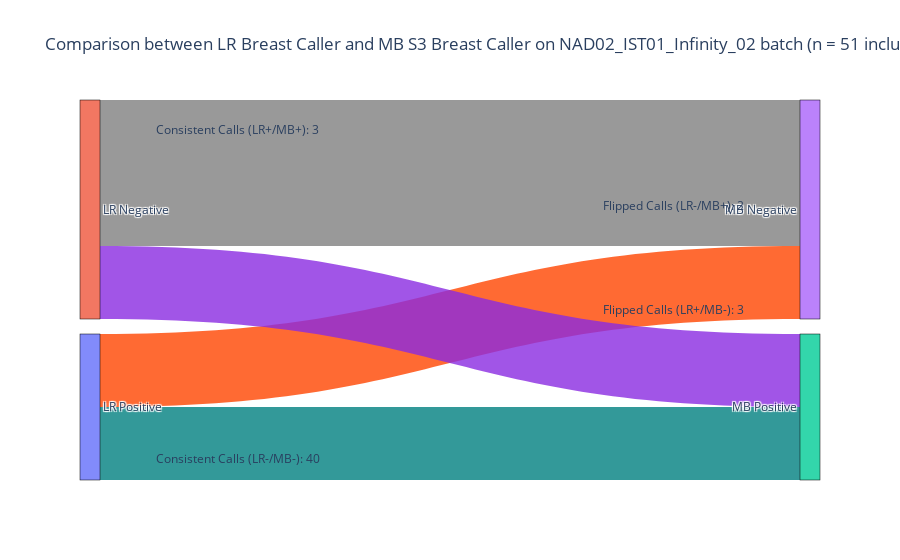

The cell this chart's notebook holds for it:
### Markdown cell above
## alluvial plot

### Code cell
import plotly.graph_objects as go

#drop the duplications
df_NAD_MRD_plot = df_NAD_MRD_update.drop_duplicates(subset=["GHSampleID"])

#drop the failed samples based on column "ctDNA_detected"
df_NAD_MRD_plot = df_NAD_MRD_plot.dropna(subset=['ctDNA_detected'])
print(df_NAD_MRD_plot.shape)
print(df_NAD_MRD_plot.shape)

#rename the columns to indicate the caller name
df_NAD_MRD_plot = df_NAD_MRD_plot.rename(columns={"ctDNA_detected": "LR_Lung_call", "MB_Lung_call": "MB_Lung_call"})

# Prepare the data for the alluvial plot
df_methods = df_NAD_MRD_plot[["LR_Lung_call", "MB_Lung_call"]]
df_methods['LR_Lung_call'] = df_methods['LR_Lung_call'].apply(lambda x: 'Positive' if x == 'Detected' else 'Negative')
df_methods['MB_Lung_call'] = df_methods['MB_Lung_call'].apply(lambda x: 'Positive' if x == 'Detected' else 'Negative')

# Calculate the counts
lr_positive_mb_negative = len(df_methods[(df_methods['LR_Lung_call'] == 'Positive') & (df_methods['MB_Lung_call'] == 'Negative')])
lr_negative_mb_positive = len(df_methods[(df_methods['LR_Lung_call'] == 'Negative') & (df_methods['MB_Lung_call'] == 'Positive')])
both_positive = len(df_methods[(df_methods['LR_Lung_call'] == 'Positive') & (df_methods['MB_Lung_call'] == 'Positive')])
both_negative = len(df_methods[(df_methods['LR_Lung_call'] == 'Negative') & (df_methods['MB_Lung_call'] == 'Negative')])

# Define a minimum visual threshold for the line width 
min_visual_threshold = 20  # Adjust this value as needed for visibility

# Adjusted values for visual representation
visual_values = [
    max(both_positive, min_visual_threshold),
    max(lr_positive_mb_negative, min_visual_threshold),
    max(lr_negative_mb_positive, min_visual_threshold),
    max(both_negative, min_visual_threshold)
]

# Define Sankey diagram structure with adjusted visual values
fig = go.Figure(data=[go.Sankey(
    node=dict(
        pad=15,
        thickness=20,
        line=dict(color="black", width=0.5),
        label=["LR Positive", "LR Negative", "MB Positive", "MB Negative"],
    ),
    link=dict(
        source=[0, 0, 1, 1],  # Indices correspond to 'label' above
        target=[2, 3, 2, 3],
        value=visual_values,  # Use adjusted visual values
        color=['rgba(0, 128, 128, 0.8)', 'rgba(255, 69, 0, 0.8)', 'rgba(138, 43, 226, 0.8)', 'rgba(128, 128, 128, 0.8)']
    ))])

# Update annotations with actual counts
annotations = [
    go.layout.Annotation(x=0.1, y=0.95, xref='paper', yref='paper', showarrow=False, 
                         text=f'Consistent Calls (LR+/MB+): {both_positive}'),
    go.layout.Annotation(x=0.1, y=0.03, xref='paper', yref='paper', showarrow=False, 
                         text=f'Consistent Calls (LR-/MB-): {both_negative}'),
    go.layout.Annotation(x=0.9, y=0.45, xref='paper', yref='paper', showarrow=False, 
                         text=f'Flipped Calls (LR+/MB-): {lr_positive_mb_negative}'),
    go.layout.Annotation(x=0.9, y=0.75, xref='paper', yref='paper', showarrow=False, 
                         text=f'Flipped Calls (LR-/MB+): {lr_negative_mb_positive}')
]

fig.update_layout(title_text="Comparison between LR Breast Caller and MB S3 Breast Caller on NAD02_IST01_Infinity_02 batch (n = 51 including 3 failed samples)", annotations=annotations)

fig.show()

### Figure 1 — Plotly figure (JSON) as saved in the notebook; plotly's stock layout.template omitted (floating-point values rounded to 4 significant figures)
{"data": [{"link": {"color": ["rgba(0, 128, 128, 0.8)", "rgba(255, 69, 0, 0.8)", "rgba(138, 43, 226, 0.8)", "rgba(128, 128, 128, 0.8)"], "source": [0, 0, 1, 1], "target": [2, 3, 2, 3], "value": [20, 20, 20, 40]}, "node": {"label": ["LR Positive", "LR Negative", "MB Positive", "MB Negative"], "line": {"color": "black", "width": 0.5}, "pad": 15, "thickness": 20}, "type": "sankey"}], "layout": {"annotations": [{"showarrow": false, "text": "Consistent Calls (LR+/MB+): 3", "x": 0.1, "xref": "paper", "y": 0.95, "yref": "paper"}, {"showarrow": false, "text": "Consistent Calls (LR-/MB-): 40", "x": 0.1, "xref": "paper", "y": 0.03, "yref": "paper"}, {"showarrow": false, "text": "Flipped Calls (LR+/MB-): 3", "x": 0.9, "xref": "paper", "y": 0.45, "yref": "paper"}, {"showarrow": false, "text": "Flipped Calls (LR-/MB+): 2", "x": 0.9, "xref": "paper", "y": 0.75, "yref": "paper"}], "title": {"text": "Comparison between LR Breast Caller and MB S3 Breast Caller on NAD02_IST01_Infinity_02 batch (n = 51 including 3 failed samples)"}}}
